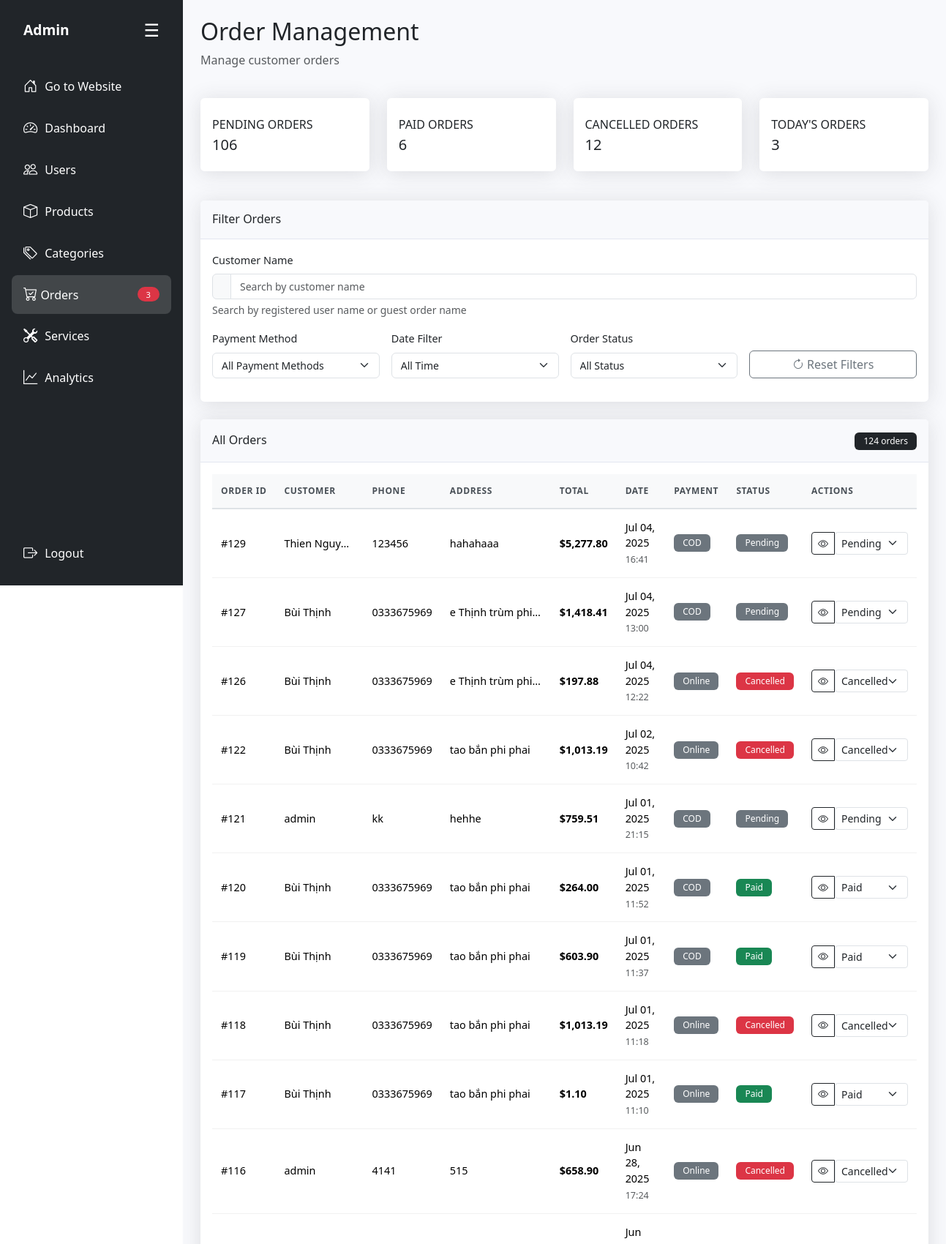
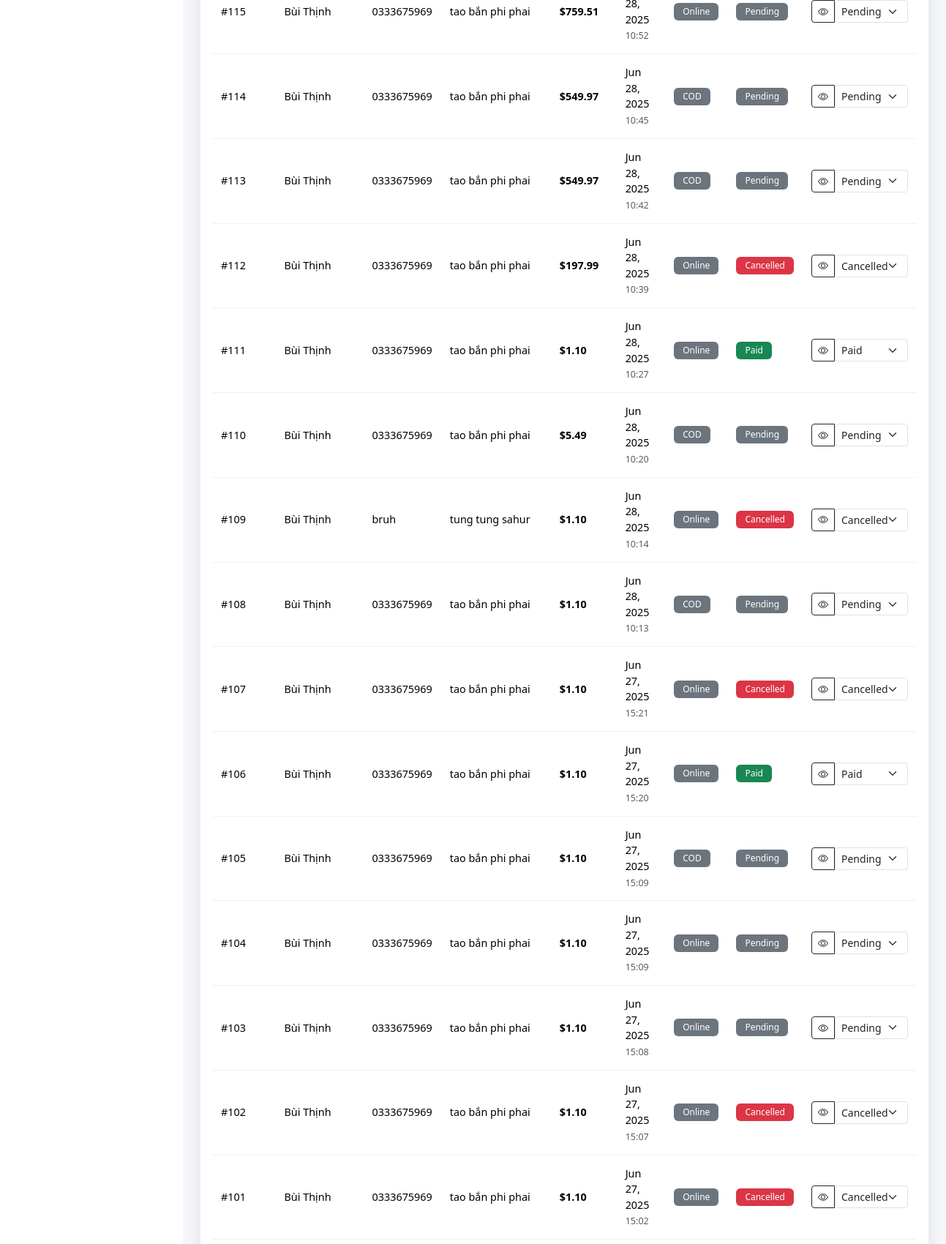
Screenshot of /admin/modules/orders.php (signed in, upper part) with the database file from the repository (2 pictures, top to bottom).
### tables this page shows
CREATE TABLE `bill` (
  `id` int(11) NOT NULL,
  `user_id` int(11) DEFAULT NULL,
  `order_date` datetime DEFAULT current_timestamp(),
  `order_name` varchar(50) NOT NULL,
  `order_phone` varchar(50) NOT NULL,
  `order_address` varchar(255) DEFAULT NULL,
  `order_total` decimal(12,2) DEFAULT NULL,
  `order_paymethod` tinyint(1) NOT NULL DEFAULT 0 COMMENT '0: thanh toán offline, 1: thanh toán online',
  `order_status` varchar(20) DEFAULT 'Pending'
);

### admin/modules/orders.php (the view, shortened to what this page needs)
<?php
require_once '../includes/admin-layout.php';
?>
<div class="row mb-4">
    <div class="col-12">
        <h2>Order Management</h2>
        <p class="text-muted">Manage customer orders</p>
    </div>
</div>
<div class="row mb-4">
    <div class="col-xl-3 col-md-6 col-sm-6 mb-3">
        <div class="card h-100 py-2">
            <div class="card-body">
                <div class="row no-gutters align-items-center">
                    <div class="col mr-2">
                        <div class="text-xs font-weight-bold text-dark text-uppercase mb-1">Pending Orders</div>
                        <div class="h5 mb-0 font-weight-bold text-gray-800">
                            <?php
                            try {
                                $stmt = $conn->prepare("SELECT COUNT(*) as count FROM bill WHERE order_status IS NULL OR order_status = 'Pending'");
                                $stmt->execute();
                                echo $stmt->fetch()['count'];
                            } catch (Exception $e) {
                                echo "Error";
                            }
                            ?>
                        </div>
                    </div>
                </div>
            </div>
        </div>
    </div>
    <div class="col-xl-3 col-md-6 col-sm-6 mb-3">
        <div class="card h-100 py-2">
            <div class="card-body">
                <div class="row no-gutters align-items-center">
                    <div class="col mr-2">
                        <div class="text-xs font-weight-bold text-dark text-uppercase mb-1">Paid Orders</div>
                        <div class="h5 mb-0 font-weight-bold text-gray-800">
                            <?php
                            try {
                                $stmt = $conn->prepare("SELECT COUNT(*) as count FROM bill WHERE order_status = 'Paid'");
                                $stmt->execute();
                                echo $stmt->fetch()['count'];
                            } catch (Exception $e) {
                                echo "Error";
                            }
                            ?>
                        </div>
                    </div>
                </div>
            </div>
        </div>
    </div>
    <div class="col-xl-3 col-md-6 col-sm-6 mb-3">
        <div class="card h-100 py-2">
            <div class="card-body">
                <div class="row no-gutters align-items-center">
                    <div class="col mr-2">
                        <div class="text-xs font-weight-bold text-dark text-uppercase mb-1">Cancelled Orders</div>
                        <div class="h5 mb-0 font-weight-bold text-gray-800">
                            <?php
                            try {
                                $stmt = $conn->prepare("SELECT COUNT(*) as count FROM bill WHERE order_status = 'Cancelled'");
                                $stmt->execute();
                                echo $stmt->fetch()['count'];
                            } catch (Exception $e) {
                                echo "Error";
                            }
                            ?>
                        </div>
                    </div>
                </div>
            </div>
        </div>
    </div>
    <div class="col-xl-3 col-md-6 col-sm-6 mb-3">
        <div class="card h-100 py-2">
            <div class="card-body">
                <div class="row no-gutters align-items-center">
                    <div class="col mr-2">
                        <div class="text-xs font-weight-bold text-dark text-uppercase mb-1">Today's Orders</div>
                        <div class="h5 mb-0 font-weight-bold text-gray-800">
                            <?php
                            try {
                                $stmt = $conn->prepare("SELECT COUNT(*) as count FROM bill WHERE DATE(order_date) = CURDATE()");
                                $stmt->execute();
                                echo $stmt->fetch()['count'];
                            } catch (Exception $e) {
                                echo "Error";
                            }
                            ?>
                        </div>
                    </div>
                </div>
            </div>
        </div>
    </div>
</div>
<div class="row mb-4">
    <div class="col-12">
        <div class="card">
            <div class="card-header py-3">
                <h6 class="m-0 font-weight-bold text-dark">Filter Orders</h6>
            </div>
            <div class="card-body">
                <form method="GET" action="" id="filterForm">
                    <div class="row g-3 mb-3">
                        <div class="col-12">
                            <label for="customer_filter" class="form-label">Customer Name</label>
                            <div class="input-group">
                                <span class="input-group-text"><i class="bi bi-person-search"></i></span>
                                <input type="text"
                                       class="form-control"
                                       id="customer_filter"
                                       name="customer_filter"
                                       placeholder="Search by customer name "
                                       value="<?php echo isset($_GET['customer_filter']) ? htmlspecialchars($_GET['customer_filter']) : ''; ?>">
                            </div>
                            <div class="form-text">Search by registered user name or guest order name</div>
                        </div>
                    </div>
                    <div class="row g-3 mb-3">
                        <div class="col-md-3">
                            <label for="payment_filter" class="form-label">Payment Method</label>
                            <select class="form-select" id="payment_filter" name="payment_filter">
                                <option value="">All Payment Methods</option>
                            </select>
                        </div>
                        <div class="col-md-3">
                            <label for="date_filter" class="form-label">Date Filter</label>
                            <select class="form-select" id="date_filter" name="date_filter">
                                <option value="">All Time</option>
                            </select>
                        </div>
                        <div class="col-md-3">
                            <label for="status_filter" class="form-label">Order Status</label>
                            <select class="form-select" id="status_filter" name="status_filter">
                                <option value="">All Status</option>
                            </select>
                        </div>
                        <div class="col-md-3 d-flex align-items-end">
                            <div class="btn-group w-100" role="group">
                                <a href="orders.php" class="btn btn-outline-secondary">
                                    <i class="bi bi-arrow-clockwise"></i> Reset Filters
                                </a>
                            </div>
                        </div>
                    </div>
                </form>
            </div>
        </div>
    </div>
</div>
<div class="row">
    <div class="col-12">
        <div class="card">
            <div class="card-header py-3 d-flex justify-content-between align-items-center">
                <h6 class="m-0 font-weight-bold text-dark">
                    All Orders
                </h6>
                <div>
                    <?php
                    $count_sql = "SELECT COUNT(*) as total FROM bill b LEFT JOIN site_user u ON b.user_id = u.id WHERE 1=1";
                    $count_params = [];
                    try {
                        $count_stmt = $conn->prepare($count_sql);
                        if (!empty($count_params)) {
                            $count_stmt->execute($count_params);
                        } else {
                            $count_stmt->execute();
                        }
                        $total_orders = $count_stmt->fetchColumn();
                        echo "<span class='badge bg-dark'>{$total_orders} orders</span>";
                    } catch (Exception $e) {
                        echo "<span class='badge bg-danger'>Error</span>";
                    }
                    ?>
                </div>
            </div>
            <div class="card-body">
                <div class="d-none d-md-block">
                    <div class="table-responsive">
                        <table class="table table-hover" id="ordersTable">
                            <thead>
                                <tr>
                                    <th>Order ID</th>
                                    <th>Customer</th>
                                    <th class="d-none d-lg-table-cell">Phone</th>
                                    <th class="d-none d-lg-table-cell">Address</th>
                                    <th>Total</th>
                                    <th class="d-none d-lg-table-cell">Date</th>
                                    <th class="d-none d-lg-table-cell">Payment</th>
                                    <th>Status</th>
                                    <th>Actions</th>
                                </tr>
                            </thead>
                            <tbody>
                                <?php
                                $sql = "SELECT b.*, u.name as user_name
                                        FROM bill b
                                        LEFT JOIN site_user u ON b.user_id = u.id
                                        WHERE 1=1";
                                $params = [];
                                $sql .= " ORDER BY b.order_date DESC";
                                try {
                                    $stmt = $conn->prepare($sql);
                                    $stmt->execute($params);
                                    while ($order = $stmt->fetch(PDO::FETCH_ASSOC)) {
                                        $status_text = 'Pending';
                                        $status_color = 'warning';
                                        $status_value = $order['order_status'];
                                        if ($status_value === 'Paid') {
                                            $status_text = 'Paid';
                                            $status_color = 'success';
                                            $status_value = 'Paid';
                                        } elseif ($status_value === 'Cancelled') {
                                            $status_text = 'Cancelled';
                                            $status_color = 'danger';
                                            $status_value = 'Cancelled';
                                        } else {
                                            $status_value = 'Pending';
                                            $status_color = 'secondary';
                                        }
                                        $customer_name = $order['user_name'] ?: $order['order_name'] ?: 'Guest';
                                        $payment_method = $order['order_paymethod'] == 1 ? 'Online' : 'COD';
                                        echo "<tr>";
                                        echo "<td>#{$order['id']}</td>";
                                        echo "<td class='text-truncate' style='max-width: 120px;'>" . htmlspecialchars($customer_name) . "</td>";
                                        echo "<td class='d-none d-lg-table-cell'>" . htmlspecialchars($order['order_phone']) . "</td>";
                                        echo "<td class='d-none d-lg-table-cell text-truncate' style='max-width: 150px;'>" . htmlspecialchars(substr($order['order_address'], 0, 30)) . (strlen($order['order_address']) > 30 ? '...' : '') . "</td>";
                                        echo "<td class='fw-bold'>$" . number_format($order['order_total'], 2) . "</td>";
                                        echo "<td class='d-none d-lg-table-cell'>" . date('M d, Y', strtotime($order['order_date'])) . "<br><small class='text-muted'>" . date('H:i', strtotime($order['order_date'])) . "</small></td>";
                                        echo "<td class='d-none d-lg-table-cell'><span class='badge bg-secondary'>{$payment_method}</span></td>";
                                        echo "<td><span class='badge bg-{$status_color}'>{$status_text}</span></td>";
                                        echo "<td>";
                                        echo "<div class='btn-group btn-group-sm' role='group'>";
                                        echo "<button class='btn btn-outline-dark' onclick='viewOrderDetails({$order['id']})' title='View Details'><i class='bi bi-eye'></i></button>";
                                        echo "<select class='form-select form-select-sm' onchange='updateOrderStatus({$order['id']}, this.value)' style='width: auto; min-width: 100px;'>";
                                        echo "<option value='Pending'" . ($status_value == 'Pending' ? ' selected' : '') . ">Pending</option>";
                                        echo "<option value='Paid'" . ($status_value == 'Paid' ? ' selected' : '') . ">Paid</option>";
                                        echo "<option value='Cancelled'" . ($status_value == 'Cancelled' ? ' selected' : '') . ">Cancelled</option>";
                                        echo "</select>";
                                        echo "</div>";
                                        echo "</td>";
                                        echo "</tr>";
                                    }
                                } catch (Exception $e) {
                                    echo "<tr><td colspan='9' class='text-center text-danger'>Error loading orders: {$e->getMessage()}</td></tr>";
                                }
                                ?>
                            </tbody>
                        </table>
                    </div>
                </div>
            </div>
        </div>
    </div>
</div>
<?php require_once '../includes/admin-layout-footer.php'; ?>

### asset/admin-style.css (style rules this page uses)
body { min-height: 100vh; margin: 0; font-family: 'Segoe UI', Tahoma, Geneva, Verdana, sans-serif; }
.card { box-shadow: 0 0.15rem 1.75rem 0 rgba(58, 59, 69, 0.15); border: none; border-radius: 0.35rem; }
.card-header { background-color: #f8f9fc; border-bottom: 1px solid #e3e6f0; }
.table { margin-bottom: 0; color: #212529; font-size: 0.875rem; }
.table th { background-color: #f8f9fa; border-top: none; font-weight: 600; color: #495057; border-bottom: 2px solid #e9ecef; padding: 0.75rem 0.5rem; text-transform: uppercase; letter-spacing: 0.05em; white-space: nowrap; vertical-align: middle; }
.table td { border-top: 1px solid #e9ecef; padding: 0.75rem 0.5rem; vertical-align: middle; border-bottom: 1px solid #f1f1f1; }
.badge { font-size: 0.75rem; font-weight: 500; padding: 0.375rem 0.75rem; }
.table { font-size: 0.875rem; margin-bottom: 0; }
.table th { font-weight: 600; text-transform: uppercase; font-size: 0.75rem; letter-spacing: 0.05em; border-bottom: 2px solid #dee2e6; padding: 0.75rem 0.5rem; white-space: nowrap; vertical-align: middle; }
.table td { padding: 0.75rem 0.5rem; vertical-align: middle; border-bottom: 1px solid #f1f1f1; }
.text-truncate { white-space: nowrap; overflow: hidden; text-overflow: ellipsis; }
.badge { font-weight: 500; font-size: 0.75rem; padding: 0.375rem 0.75rem; }
@media (min-width: 768px) { .table th, .table td { padding: 0.75rem 0.5rem; } }
@media (min-width: 1200px) { .table { font-size: 0.9rem; } }
@media (min-width: 1200px) { .table th, .table td { padding: 0.875rem 0.75rem; } }
@media (min-width: 1200px) { .form-label { font-size: 0.9rem; } }
@media (min-width: 1200px) { .form-select, .form-control { font-size: 0.875rem; } }

### rows the page displays
bill: order_status+id "Pending"
bill: order_status+id "Pending"
bill: order_status+id "Cancelled"
bill: order_status+id "Cancelled"
bill: order_status+id "Pending"
bill: order_status+id "Paid"
bill: order_status+id "Paid"
bill: order_status+id "Cancelled"
bill: order_status+id "Paid"
bill: order_status+id "Cancelled"
bill: order_status+id "Pending"
bill: order_status+id "Pending"
bill: order_status+id "Pending"
bill: order_status+id "Cancelled"
bill: order_status+id "Paid"
bill: order_status+id "Pending"
bill: order_status+id "Cancelled"
bill: order_status+id "Pending"
bill: order_status+id "Cancelled"
bill: order_status+id "Paid"
bill: order_status+id "Pending"
bill: order_status+id "Pending"
bill: order_status+id "Pending"
bill: order_status+id "Cancelled"
bill: order_status+id "Cancelled"

### other values shown
$new_orders_count "3"
$stmt->fetch()['count'] "106"
$stmt->fetch()['count'] "6"
$stmt->fetch()['count'] "12"
$stmt->fetch()['count'] "3"
$total_orders "124"
